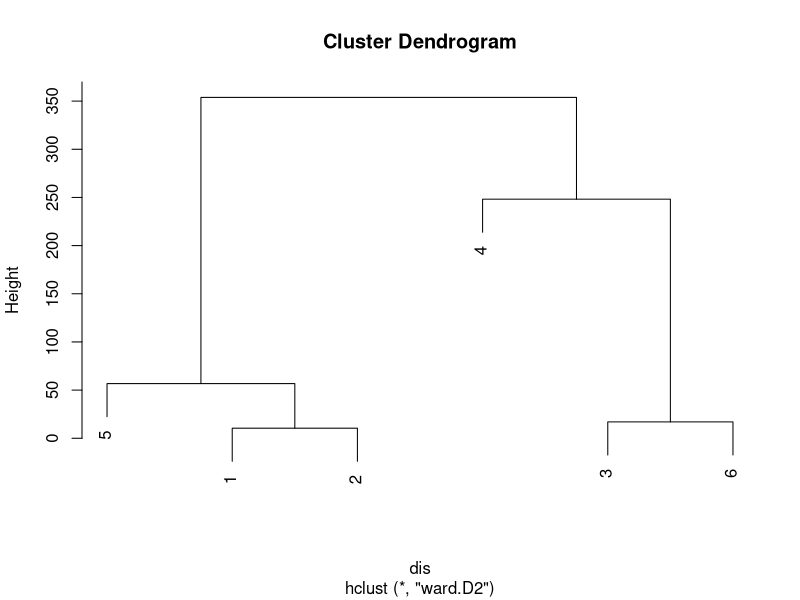
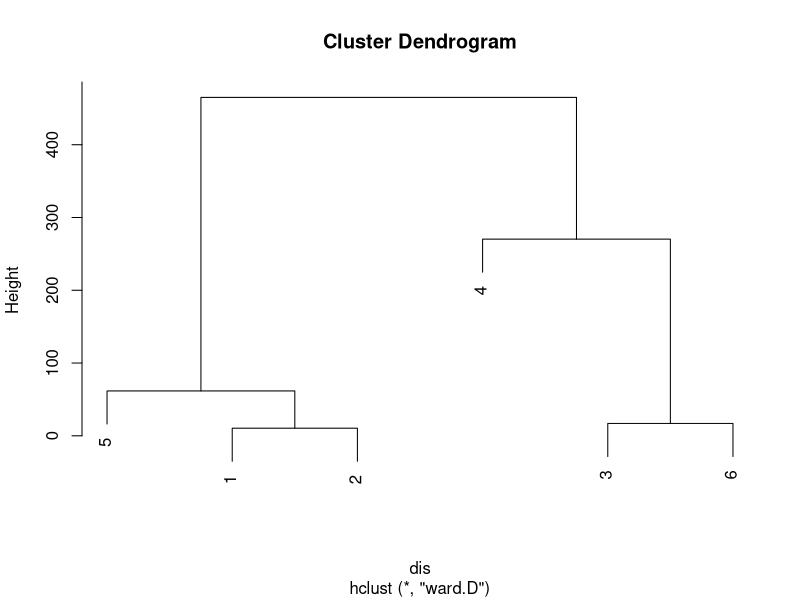
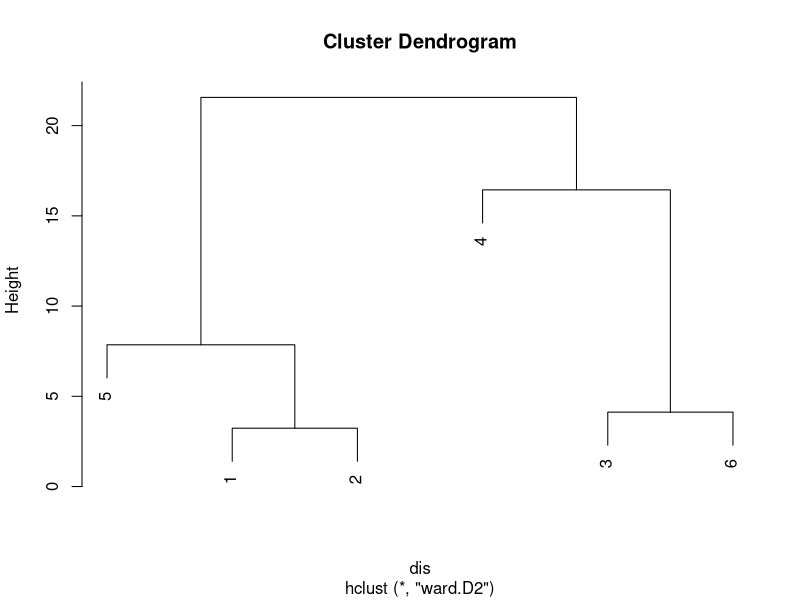

Write R code to recreate these figures, in order.
# método de Ward - passo a passo
# renda e idade de seis indivíduos
renda <- c(9.6,8.4,2.4,18.2,3.9,6.4)
idade <- c(28,31,42,38,25,41)
dados <- data.frame(renda,idade)
Xb <- colMeans(dados)
S <- cov(dados)
sqrt(S)
X <- as.matrix(dados)


# Passo 1 -----------------------------------------------------------------
# obter as distâncias entre os grupos e escolher
# a fusão que minimize o valor da distância
G1 <- t(as.matrix(X[1,]))
G2 <- t(as.matrix(X[2,]))
G3 <- t(as.matrix(X[3,]))
G4 <- t(as.matrix(X[4,]))
G5 <- t(as.matrix(X[5,]))
G6 <- t(as.matrix(X[6,]))
# SQi
# G1
i = 1
Xb <- X[c(i),]
SQ <- t(X[i,]-Xb)%*%(X[i,]-Xb)
SQ
# idem para todos G2, ..., G6
# SQT = soma dos SQi
SQT <- 0
# distâncias
# G1G2
r <- 1
s <- 2
nr <- nrow(G1)
ns <- nrow(G2)
Xbr <- colMeans(G1)
Xbs <- colMeans(G2)
d12 <- (nr*ns/(nr+ns))*t(Xbr-Xbs)%*%(Xbr-Xbs)
d12
# sem correção
d12e <- t(Xbr-Xbs)%*%(Xbr-Xbs)
# G1G3
r <- 1
s <- 3
nr <- nrow(G1)
ns <- nrow(G3)
Xbr <- colMeans(G1)
Xbs <- colMeans(G3)
d <- (nr*ns/(nr+ns))*t(Xbr-Xbs)%*%(Xbr-Xbs)
d
# G1G4
r <- 1
s <- 4
nr <- nrow(G1)
ns <- nrow(G4)
Xbr <- colMeans(G1)
Xbs <- colMeans(G4)
d <- (nr*ns/(nr+ns))*t(Xbr-Xbs)%*%(Xbr-Xbs)
d
# G1G5
r <- 1
s <- 5
nr <- nrow(G1)
ns <- nrow(G5)
Xbr <- colMeans(G1)
Xbs <- colMeans(G5)
d <- (nr*ns/(nr+ns))*t(Xbr-Xbs)%*%(Xbr-Xbs)
d
# G1G6
r <- 1
s <- 6
nr <- nrow(G1)
ns <- nrow(G6)
Xbr <- colMeans(G1)
Xbs <- colMeans(G6)
d <- (nr*ns/(nr+ns))*t(Xbr-Xbs)%*%(Xbr-Xbs)
d
# G2G3
r <- 2
s <- 3
nr <- nrow(G2)
ns <- nrow(G3)
Xbr <- colMeans(G2)
Xbs <- colMeans(G3)
d <- (nr*ns/(nr+ns))*t(Xbr-Xbs)%*%(Xbr-Xbs)
d
# G2G4
r <- 2
s <- 4
nr <- nrow(G2)
ns <- nrow(G4)
Xbr <- colMeans(G2)
Xbs <- colMeans(G4)
d <- (nr*ns/(nr+ns))*t(Xbr-Xbs)%*%(Xbr-Xbs)
d
# G2G5
r <- 2
s <- 5
nr <- nrow(G2)
ns <- nrow(G5)
Xbr <- colMeans(G2)
Xbs <- colMeans(G5)
d <- (nr*ns/(nr+ns))*t(Xbr-Xbs)%*%(Xbr-Xbs)
d
# G2G6
r <- 2
s <- 6
nr <- nrow(G2)
ns <- nrow(G6)
Xbr <- colMeans(G2)
Xbs <- colMeans(G6)
d <- (nr*ns/(nr+ns))*t(Xbr-Xbs)%*%(Xbr-Xbs)
d
# G3G4
r <- 3
s <- 4
nr <- nrow(G3)
ns <- nrow(G4)
Xbr <- colMeans(G3)
Xbs <- colMeans(G4)
d <- (nr*ns/(nr+ns))*t(Xbr-Xbs)%*%(Xbr-Xbs)
d
# G3G5
r <- 3
s <- 5
nr <- nrow(G3)
ns <- nrow(G5)
Xbr <- colMeans(G3)
Xbs <- colMeans(G5)
d <- (nr*ns/(nr+ns))*t(Xbr-Xbs)%*%(Xbr-Xbs)
d
# G3G6
r <- 3
s <- 6
nr <- nrow(G3)
ns <- nrow(G6)
Xbr <- colMeans(G3)
Xbs <- colMeans(G6)
d <- (nr*ns/(nr+ns))*t(Xbr-Xbs)%*%(Xbr-Xbs)
d
# G4G5
r <- 4
s <- 5
nr <- nrow(G4)
ns <- nrow(G5)
Xbr <- colMeans(G4)
Xbs <- colMeans(G5)
d <- (nr*ns/(nr+ns))*t(Xbr-Xbs)%*%(Xbr-Xbs)
d
# G4G6
r <- 4
s <- 6
nr <- nrow(G4)
ns <- nrow(G6)
Xbr <- colMeans(G4)
Xbs <- colMeans(G6)
d <- (nr*ns/(nr+ns))*t(Xbr-Xbs)%*%(Xbr-Xbs)
d
# G5G6
r <- 5
s <- 6
nr <- nrow(G5)
ns <- nrow(G6)
Xbr <- colMeans(G5)
Xbs <- colMeans(G6)
d <- (nr*ns/(nr+ns))*t(Xbr-Xbs)%*%(Xbr-Xbs)
d
# menor distância foi G1G2, ou seja, unir 1 e 2
# sem a correção fica
d12
# para dar igual ao R
sqrt(d12)
# com correção
sqrt(d12e)

# Passo 2 -----------------------------------------------------------------
# obter as distâncias entre os grupos e escolher
# a fusão que minimize o valor da distância
G1 <- as.matrix(X[1:2,])
G2 <- t(as.matrix(X[3,]))
G3 <- t(as.matrix(X[4,]))
G4 <- t(as.matrix(X[5,]))
G5 <- t(as.matrix(X[6,]))
# unindo 12-3
r <- 1
s <- 2
nr <- nrow(G1)
ns <- nrow(G2)
Xbr <- colMeans(G1)
Xbs <- colMeans(G2)
d123 <- (nr*ns/(nr+ns))*t(Xbr-Xbs)%*%(Xbr-Xbs)
d123
# unindo 12-4
r <- 1
s <- 3
nr <- nrow(G1)
ns <- nrow(G3)
Xbr <- colMeans(G1)
Xbs <- colMeans(G3)
d124 <- (nr*ns/(nr+ns))*t(Xbr-Xbs)%*%(Xbr-Xbs)
d124
# unindo 12-5
r <- 1
s <- 4
nr <- nrow(G1)
ns <- nrow(G4)
Xbr <- colMeans(G1)
Xbs <- colMeans(G4)
d125 <- (nr*ns/(nr+ns))*t(Xbr-Xbs)%*%(Xbr-Xbs)
d125
# unindo 12-6
r <- 1
s <- 5
nr <- nrow(G1)
ns <- nrow(G5)
Xbr <- colMeans(G1)
Xbs <- colMeans(G5)
d126 <- (nr*ns/(nr+ns))*t(Xbr-Xbs)%*%(Xbr-Xbs)
d126
# unindo 3-4
r <- 2
s <- 3
nr <- nrow(G2)
ns <- nrow(G3)
Xbr <- colMeans(G2)
Xbs <- colMeans(G3)
d34 <- (nr*ns/(nr+ns))*t(Xbr-Xbs)%*%(Xbr-Xbs)
d34
# unindo 3-5
r <- 2
s <- 4
nr <- nrow(G2)
ns <- nrow(G4)
Xbr <- colMeans(G2)
Xbs <- colMeans(G4)
d35 <- (nr*ns/(nr+ns))*t(Xbr-Xbs)%*%(Xbr-Xbs)
d35
# unindo 3-6
r <- 2
s <- 5
nr <- nrow(G2)
ns <- nrow(G5)
Xbr <- colMeans(G2)
Xbs <- colMeans(G5)
d36 <- (nr*ns/(nr+ns))*t(Xbr-Xbs)%*%(Xbr-Xbs)
d36
d36e <- t(Xbr-Xbs)%*%(Xbr-Xbs)
# unindo 4-5
r <- 3
s <- 4
nr <- nrow(G3)
ns <- nrow(G4)
Xbr <- colMeans(G3)
Xbs <- colMeans(G4)
d45 <- (nr*ns/(nr+ns))*t(Xbr-Xbs)%*%(Xbr-Xbs)
d45
# unindo 4-6
r <- 3
s <- 5
nr <- nrow(G3)
ns <- nrow(G5)
Xbr <- colMeans(G3)
Xbs <- colMeans(G5)
d46 <- (nr*ns/(nr+ns))*t(Xbr-Xbs)%*%(Xbr-Xbs)
d46
# unindo 5-6
r <- 4
s <- 5
nr <- nrow(G4)
ns <- nrow(G5)
Xbr <- colMeans(G4)
Xbs <- colMeans(G5)
d34 <- (nr*ns/(nr+ns))*t(Xbr-Xbs)%*%(Xbr-Xbs)
d34
# 3-6 foram unidas, para dar igual ao R
sqrt(d36e)
# com correção
sqrt(d36)

# Passo 3 -----------------------------------------------------------------
G1 <- as.matrix(X[1:2,])
G2 <- as.matrix(X[c(3,6),])
G3 <- t(as.matrix(X[4,]))
G4 <- t(as.matrix(X[5,]))
# unindo 12-36
r <- 1
s <- 2
nr <- nrow(G1)
ns <- nrow(G2)
Xbr <- colMeans(G1)
Xbs <- colMeans(G2)
d1236 <- (nr*ns/(nr+ns))*t(Xbr-Xbs)%*%(Xbr-Xbs)
d1236
# unindo 12-4
r <- 1
s <- 3
nr <- nrow(G1)
ns <- nrow(G3)
Xbr <- colMeans(G1)
Xbs <- colMeans(G3)
d124 <- (nr*ns/(nr+ns))*t(Xbr-Xbs)%*%(Xbr-Xbs)
d124
# unindo 12-5
r <- 1
s <- 4
nr <- nrow(G1)
ns <- nrow(G4)
Xbr <- colMeans(G1)
Xbs <- colMeans(G4)
d125 <- (nr*ns/(nr+ns))*t(Xbr-Xbs)%*%(Xbr-Xbs)
d125
d125e <- t(Xbr-Xbs)%*%(Xbr-Xbs)
# unindo 36-4
r <- 2
s <- 3
nr <- nrow(G2)
ns <- nrow(G3)
Xbr <- colMeans(G2)
Xbs <- colMeans(G3)
d364 <- (nr*ns/(nr+ns))*t(Xbr-Xbs)%*%(Xbr-Xbs)
d364
# unindo 36-5
r <- 2
s <- 4
nr <- nrow(G2)
ns <- nrow(G4)
Xbr <- colMeans(G2)
Xbs <- colMeans(G4)
d365 <- (nr*ns/(nr+ns))*t(Xbr-Xbs)%*%(Xbr-Xbs)
d365
# unindo 4-5
r <- 3
s <- 4
nr <- nrow(G3)
ns <- nrow(G4)
Xbr <- colMeans(G3)
Xbs <- colMeans(G4)
d45 <- (nr*ns/(nr+ns))*t(Xbr-Xbs)%*%(Xbr-Xbs)
d45
# para dar igual ao R
sqrt(d125e)


# Passo 4 -----------------------------------------------------------------
G1 <- as.matrix(X[c(1:2,5),])
G2 <- as.matrix(X[c(3,6),])
G3 <- t(as.matrix(X[4,]))
# unindo 125-36
r <- 1
s <- 2
nr <- nrow(G1)
ns <- nrow(G2)
Xbr <- colMeans(G1)
Xbs <- colMeans(G2)
d12536 <- (nr*ns/(nr+ns))*t(Xbr-Xbs)%*%(Xbr-Xbs)
d12536
# unindo 125-4
r <- 1
s <- 3
nr <- nrow(G1)
ns <- nrow(G3)
Xbr <- colMeans(G1)
Xbs <- colMeans(G3)
d1254 <- (nr*ns/(nr+ns))*t(Xbr-Xbs)%*%(Xbr-Xbs)
d1254
# unindo 36-4
r <- 2
s <- 3
nr <- nrow(G2)
ns <- nrow(G3)
Xbr <- colMeans(G2)
Xbs <- colMeans(G3)
d364 <- (nr*ns/(nr+ns))*t(Xbr-Xbs)%*%(Xbr-Xbs)
d364
d364e <- t(Xbr-Xbs)%*%(Xbr-Xbs)
# unindo 36-4
r <- 2
s <- 3
nr <- nrow(G2)
ns <- nrow(G3)
Xbr <- colMeans(G2)
Xbs <- colMeans(G3)
d364 <- (nr*ns/(nr+ns))*t(Xbr-Xbs)%*%(Xbr-Xbs)
d364
# unindo 36-5
r <- 2
s <- 4
nr <- nrow(G2)
ns <- nrow(G4)
Xbr <- colMeans(G2)
Xbs <- colMeans(G4)
d365 <- (nr*ns/(nr+ns))*t(Xbr-Xbs)%*%(Xbr-Xbs)
d365
# unindo 4-5
r <- 3
s <- 4
nr <- nrow(G3)
ns <- nrow(G4)
Xbr <- colMeans(G3)
Xbs <- colMeans(G4)
d45 <- (nr*ns/(nr+ns))*t(Xbr-Xbs)%*%(Xbr-Xbs)
d45
# igual do R
sqrt(d364e)


# Passo 5 -----------------------------------------------------------------
G1 <- as.matrix(X[c(1:2,5),])
G2 <- as.matrix(X[c(3,6,4),])
# unindo 125-364
r <- 1
s <- 2
nr <- nrow(G1)
ns <- nrow(G2)
Xbr <- colMeans(G1)
Xbs <- colMeans(G2)
d125364 <- (nr*ns/(nr+ns))*t(Xbr-Xbs)%*%(Xbr-Xbs)
d125364
d125364e <- t(Xbr-Xbs)%*%(Xbr-Xbs)
sqrt(d125364e)


# resultado similar ao obtido pela Mingoti
dados <- data.frame(renda,idade)
dis <- dist(dados)^2
ward <- hclust(dis, method = "ward.D2")
plot(ward <- hclust(dis, method = "ward.D2"))
names(ward)
ward$merge
ward$height
ward$dist.method

# Ward.d, euclidiana ao quadrado
# igual da Mingoti
dados <- data.frame(renda,idade)
dis <- dist(dados)^2
ward <- hclust(dis, method = "ward.D")
plot(ward <- hclust(dis, method = "ward.D"))
names(ward)
ward$merge
ward$height
ward$dist.method

# clássico do R
# ward.D2, distância euclidiana
dados <- data.frame(renda,idade)
dis <- dist(dados)
ward <- hclust(dis, method = "ward.D2")
plot(ward <- hclust(dis, method = "ward.D2"))
names(ward)
ward$merge
ward$height
ward$height^2
ward$dist.method

#
clusters = cutree(hclust(dist(dados)^2), k=3)

# function to find medoid in cluster i
clust.centroid = function(i, dat, clusters) {
  ind = (clusters == i)
  colMeans(dat[ind,])
}

sapply(unique(clusters), clust.centroid, dados, clusters)

